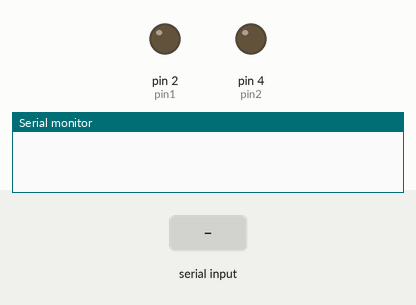
A sketch run on a simulated Arduino Uno, built with avr-gcc and run on an emulated ATmega328P. Parts: output pins drawn as LEDs (lit = HIGH), the last lines printed to the serial monitor. Dashed ring = blinking. The test bench sets the inputs (shaded band).

Above: at 1.2 s.
1.3 s: "1" received over Serial
At 2.35 s:
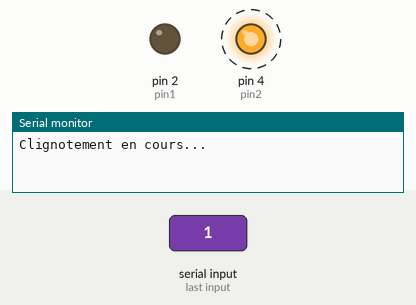
Timing chart, 0 to 7.7 s (numbered marks = the images above; inputs shaded):
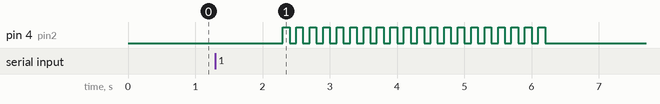

Measured:
- after the input at 1.3 s, pin 4 (pin2): alternates HIGH for 0.10 s and LOW for 0.10 s, 40 changes in all, then stays LOW, starting after 1.0 s

The sketch:

arduino.ino
```cpp
const int pin1 = 2;
const int pin2 = 4;
String msg = "stop";

void setup() {
  // put your setup code here, to run once:
  Serial.begin(9600);
  pinMode(pin1, OUTPUT);
  pinMode(pin2, OUTPUT);
}

void loop() {
  // put your main code here, to run repeatedly:
  if(Serial.available() > 0){
    msg = Serial.readString();
    msg.trim(); // Supprimer les espaces et retours à la ligne

  }

  if(msg == "ON"){
    digitalWrite(pin1, HIGH);
    Serial.println("Pin 1 activé");

  } else if(msg == "OFF"){
    digitalWrite(pin1, LOW);
    Serial.println("Pin 1 désactivé");

  }else if(msg == "stop"){
    digitalWrite(pin1, LOW);
    digitalWrite(pin2, LOW);

  }else{
    digitalWrite(pin1, LOW);

    Serial.println("Clignotement en cours...");

    for(int i=0; i<20; i++){
      digitalWrite(pin2, HIGH);
      delay(100);
      digitalWrite(pin2, LOW);
      delay(100);
    }

    Serial.println("Clignotement terminé");

    msg = "stop";
  }

}
```
